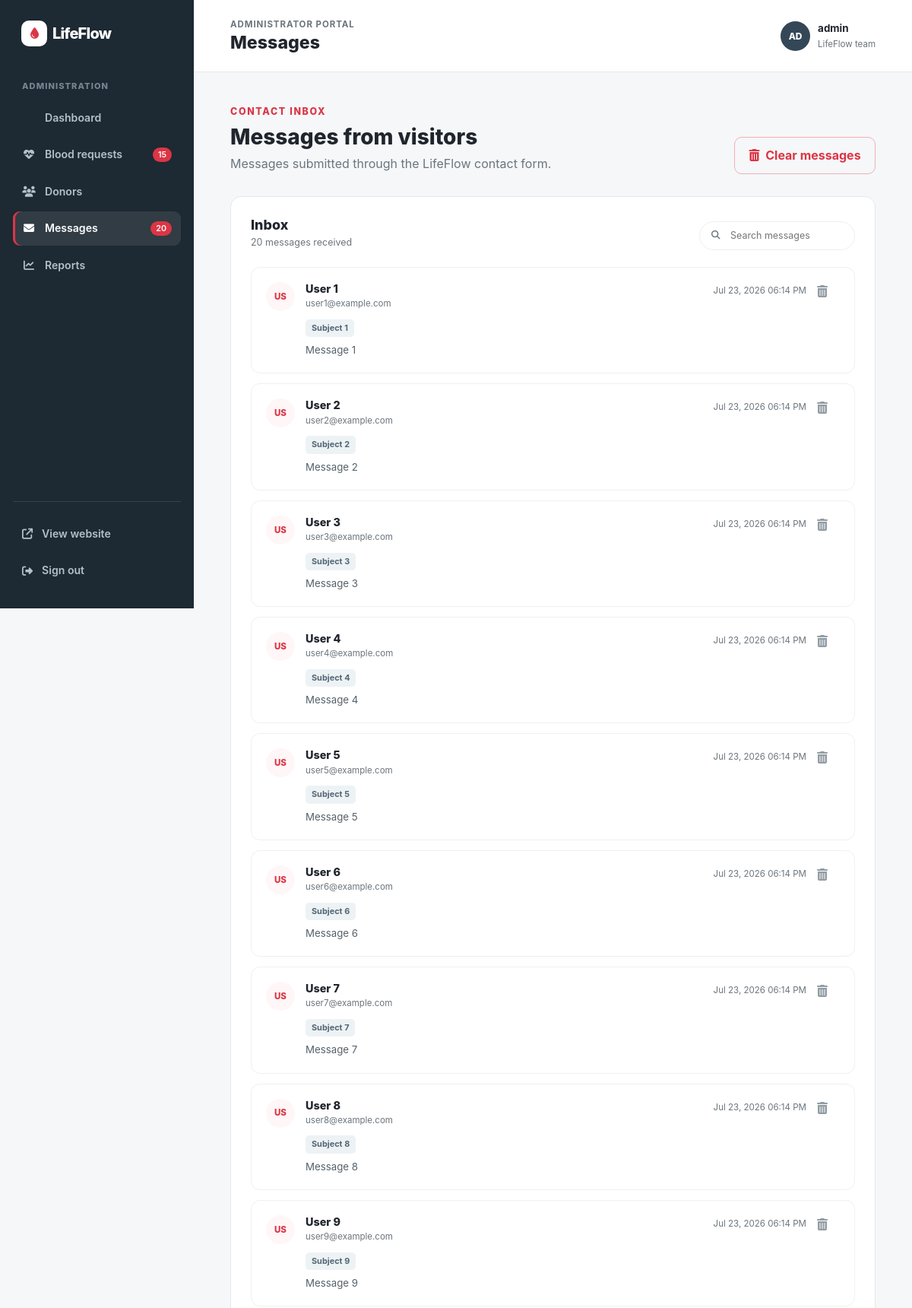
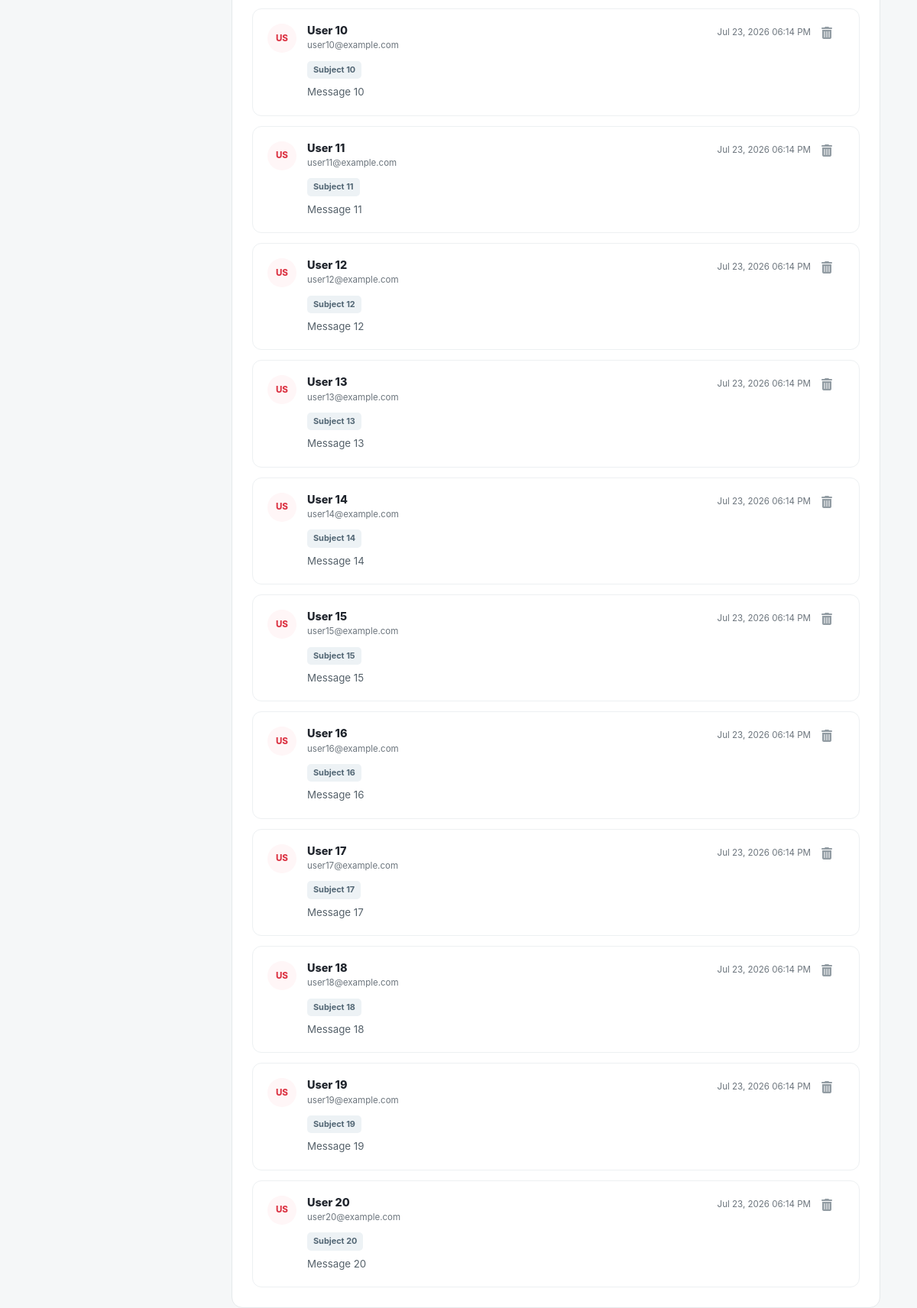
The page /admin/messages.php (signed in) on the database its author committed (2 pictures, top to bottom).
### tables this page shows
CREATE TABLE messages (
    id INT AUTO_INCREMENT PRIMARY KEY,
    name VARCHAR(100) NOT NULL,
    email VARCHAR(100) NOT NULL,
    subject VARCHAR(150),
    message TEXT NOT NULL,
    status VARCHAR(20) DEFAULT 'Unread',
    created_at TIMESTAMP DEFAULT CURRENT_TIMESTAMP
);

### admin/messages.php (the view, shortened to what this page needs)
<?php
require_once '../includes/db.php';
$search = $_GET['search'] ?? '';
$query = "SELECT * FROM messages";
$params = [];
$query .= " ORDER BY created_at DESC";
$stmt = $pdo->prepare($query);
$stmt->execute($params);
$messages = $stmt->fetchAll(PDO::FETCH_ASSOC);
$totalMessages = $pdo->query("SELECT COUNT(*) FROM messages")->fetchColumn();
$activeRequests = $pdo->query("SELECT COUNT(*) FROM blood_requests WHERE status != 'Completed'")->fetchColumn();
?>
<!doctype html>
<html lang="en">
<head>
    <link href="https://cdn.jsdelivr.net/npm/bootstrap@5.3.3/dist/css/bootstrap.min.css" rel="stylesheet">
    <link href="https://cdnjs.cloudflare.com/ajax/libs/font-awesome/6.5.2/css/all.min.css" rel="stylesheet">
    <link href="../assets/css/main.css" rel="stylesheet">
    <link href="../assets/css/admin-home.css" rel="stylesheet">
</head>
<body class="admin-home-page">
    <div class="admin-shell"><aside class="admin-sidebar" id="adminSidebar"><a class="admin-sidebar-brand" href="index.php"><span class="brand-mark"><i class="fa-solid fa-droplet"></i></span><span>LifeFlow</span></a><p class="admin-sidebar-label">Administration</p><nav class="admin-menu" aria-label="Admin navigation"><a href="index.php"><i class="fa-solid fa-grid-2"></i> Dashboard</a><a href="manage-requests.php"><i class="fa-solid fa-heart-pulse"></i> Blood requests <span><?= $activeRequests ?></span></a><a href="manage-donors.php"><i class="fa-solid fa-users"></i> Donors</a><a class="active" href="messages.php"><i class="fa-solid fa-envelope"></i> Messages <span id="messageBadge"><?= $totalMessages ?></span></a><a href="reports.php"><i class="fa-solid fa-chart-line"></i> Reports</a></nav><div class="admin-sidebar-bottom"><a href="../index.html"><i class="fa-solid fa-arrow-up-right-from-square"></i> View website</a><a href="logout.php"><i class="fa-solid fa-right-from-bracket"></i> Sign out</a></div></aside>
        <div class="admin-main"><header class="admin-topbar"><div><p class="admin-eyebrow">Administrator portal</p><h1>Messages</h1></div><div class="admin-profile"><span class="admin-profile-avatar">AD</span><div><strong><?= htmlspecialchars($_SESSION['admin_username'] ?? 'Admin') ?></strong><small>LifeFlow team</small></div></div></header>
            <main class="admin-content">
                <section class="admin-welcome">
                    <div>
                        <span class="section-kicker">Contact inbox</span>
                        <h2>Messages from visitors</h2>
                        <p>Messages submitted through the LifeFlow contact form.</p>
                    </div>
                    <?php if (count($messages) > 0 || !empty($search)): ?>
                        <a href="messages.php?clear_all=1" class="btn btn-outline-danger" onclick="return confirm('Clear all messages? This cannot be undone.');"><i class="fa-solid fa-trash-can me-1"></i> Clear messages</a>
                    <?php endif; ?>
                </section>
                <section class="admin-panel">
                    <div class="admin-panel-heading donor-management-heading">
                        <div>
                            <h2>Inbox</h2>
                            <p id="messageCount"><?= count($messages) ?> <?= count($messages) === 1 ? 'message' : 'messages' ?> <?= !empty($search) ? 'found' : 'received' ?></p>
                        </div>
                        <div class="admin-search">
                            <form method="GET" action="messages.php" style="margin:0;">
                                <i class="fa-solid fa-magnifying-glass" style="position: absolute; left: 16px; top: 50%; transform: translateY(-50%); color: var(--muted);"></i>
                                <input type="search" name="search" id="messageSearch" placeholder="Search messages" value="<?= htmlspecialchars($search) ?>" onchange="this.form.submit()" style="padding-left: 40px; border: 1px solid var(--line); border-radius: 20px; padding-top: 8px; padding-bottom: 8px;">
                            </form>
                        </div>
                    </div>
                    <div class="message-list" id="messageList">
                        <?php foreach($messages as $msg): ?>
                            <article class="admin-message-card">
                                <div class="admin-message-avatar"><?= strtoupper(substr($msg['name'], 0, 2)) ?></div>
                                <div class="admin-message-content">
                                    <div class="admin-message-heading">
                                        <div>
                                            <h3><?= htmlspecialchars($msg['name']) ?></h3>
                                            <p><?= htmlspecialchars($msg['email']) ?></p>
                                        </div>
                                        <time><?= date('M j, Y h:i A', strtotime($msg['created_at'])) ?></time>
                                    </div>
                                    <span class="admin-message-topic"><?= htmlspecialchars($msg['subject']) ?></span>
                                    <p class="admin-message-text"><?= nl2br(htmlspecialchars($msg['message'])) ?></p>
                                </div>
                                <a href="messages.php?delete_id=<?= $msg['id'] ?>" class="admin-message-delete" aria-label="Delete message" onclick="return confirm('Delete this message?');">
                                    <i class="fa-solid fa-trash-can"></i>
                                </a>
                            </article>
                        <?php endforeach; ?>
                    </div>
                </section>
            </main>
        </div>
    </div>
</body>
</html>

### assets/css/main.css (style rules this page uses)
:root { --primary: #dc3545; --primary-dark: #b52a38; --ink: #20252d; --muted: #6c757d; --surface: #fff; --soft: #fff6f7; --line: #edf0f2; --shadow: 0 12px 30px rgba(31, 42, 55, .08); --radius: 18px }
* { box-sizing: border-box }
html { scroll-behavior: smooth }
body { margin: 0; font-family: Inter, system-ui, -apple-system, BlinkMacSystemFont, "Segoe UI", sans-serif; color: var(--ink); background: #fff; line-height: 1.6 }
.section-kicker { color: var(--primary); font-size: .78rem; font-weight: 800; letter-spacing: .13em; text-transform: uppercase }
.brand-mark { display: inline-grid; place-items: center; width: 34px; height: 34px; margin-right: 7px; border-radius: 10px; color: #fff; background: var(--primary); font-size: .92rem }
.btn { border-radius: 10px; font-weight: 700; padding: .7rem 1.15rem; transition: transform .2s, box-shadow .2s }
.btn-outline-danger { color: var(--primary); border-color: #f2aeb5 }

### rows shown on the page
messages: name "US", name "User 1", email "user1@example.com", created_at "Jul 23, 2026 06:14 PM", subject "Subject 1", message "Message 1"
messages: name "US", name "User 2", email "user2@example.com", created_at "Jul 23, 2026 06:14 PM", subject "Subject 2", message "Message 2"
messages: name "US", name "User 3", email "user3@example.com", created_at "Jul 23, 2026 06:14 PM", subject "Subject 3", message "Message 3"
messages: name "US", name "User 4", email "user4@example.com", created_at "Jul 23, 2026 06:14 PM", subject "Subject 4", message "Message 4"
messages: name "US", name "User 5", email "user5@example.com", created_at "Jul 23, 2026 06:14 PM", subject "Subject 5", message "Message 5"
messages: name "US", name "User 6", email "user6@example.com", created_at "Jul 23, 2026 06:14 PM", subject "Subject 6", message "Message 6"
messages: name "US", name "User 7", email "user7@example.com", created_at "Jul 23, 2026 06:14 PM", subject "Subject 7", message "Message 7"
messages: name "US", name "User 8", email "user8@example.com", created_at "Jul 23, 2026 06:14 PM", subject "Subject 8", message "Message 8"
messages: name "US", name "User 9", email "user9@example.com", created_at "Jul 23, 2026 06:14 PM", subject "Subject 9", message "Message 9"
messages: name "US", name "User 10", email "user10@example.com", created_at "Jul 23, 2026 06:14 PM", subject "Subject 10", message "Message 10"
messages: name "US", name "User 11", email "user11@example.com", created_at "Jul 23, 2026 06:14 PM", subject "Subject 11", message "Message 11"
messages: name "US", name "User 12", email "user12@example.com", created_at "Jul 23, 2026 06:14 PM", subject "Subject 12", message "Message 12"
messages: name "US", name "User 13", email "user13@example.com", created_at "Jul 23, 2026 06:14 PM", subject "Subject 13", message "Message 13"
messages: name "US", name "User 14", email "user14@example.com", created_at "Jul 23, 2026 06:14 PM", subject "Subject 14", message "Message 14"
messages: name "US", name "User 15", email "user15@example.com", created_at "Jul 23, 2026 06:14 PM", subject "Subject 15", message "Message 15"
messages: name "US", name "User 16", email "user16@example.com", created_at "Jul 23, 2026 06:14 PM", subject "Subject 16", message "Message 16"
messages: name "US", name "User 17", email "user17@example.com", created_at "Jul 23, 2026 06:14 PM", subject "Subject 17", message "Message 17"
messages: name "US", name "User 18", email "user18@example.com", created_at "Jul 23, 2026 06:14 PM", subject "Subject 18", message "Message 18"
messages: name "US", name "User 19", email "user19@example.com", created_at "Jul 23, 2026 06:14 PM", subject "Subject 19", message "Message 19"
messages: name "US", name "User 20", email "user20@example.com", created_at "Jul 23, 2026 06:14 PM", subject "Subject 20", message "Message 20"

### other values the page prints
$activeRequests "15"
$totalMessages "20"
$_SESSION['admin_username'] "admin"
count($messages) "20"
